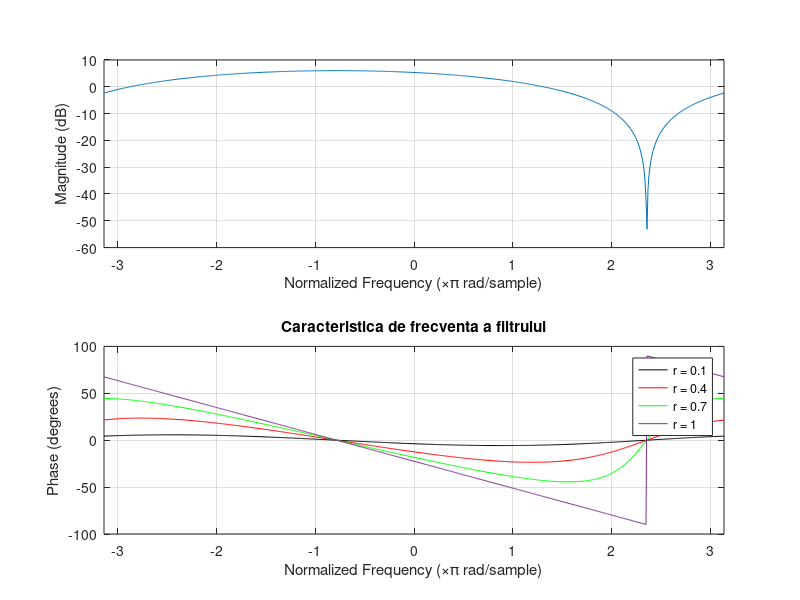
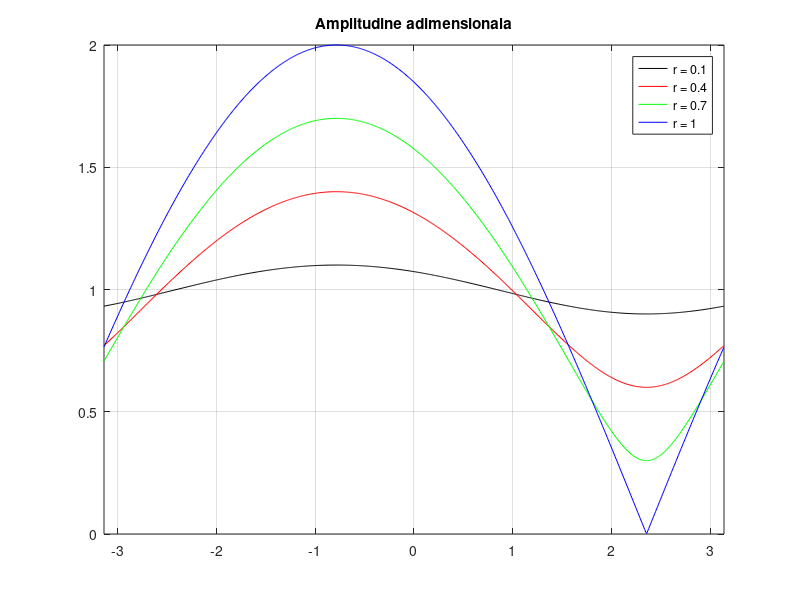
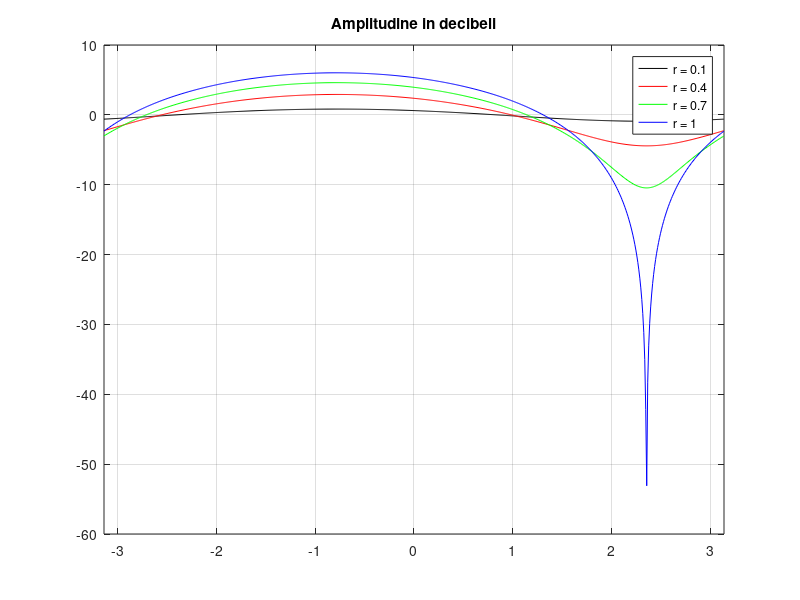
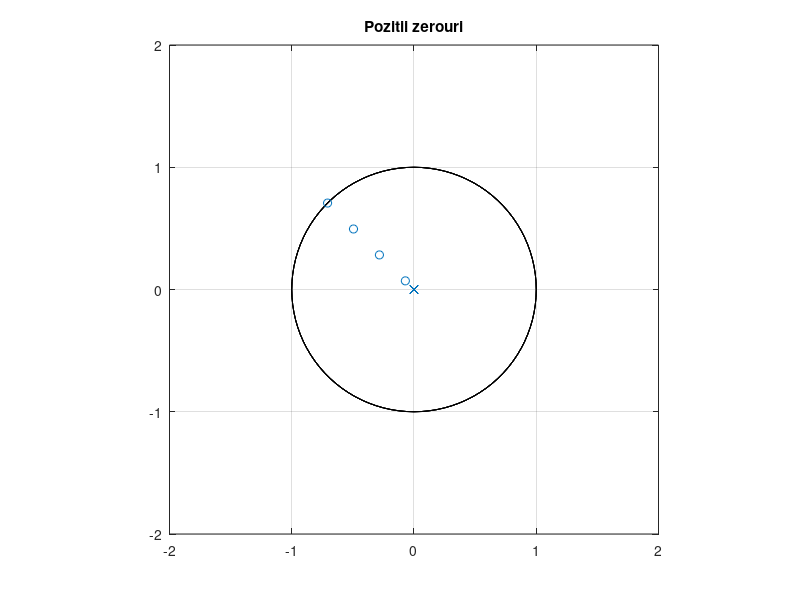

MATLAB code for these plots, in order:
%teta = pi/3;
teta = (3*pi)/4;
%Valorile lui r din intervalul [0,1]
r1 = 0.1;
r2 = 0.4;
r3 = 0.7;
r4 = 1;

w = -pi:0.01:pi;

b1 = [1 -r1*exp(j*teta)];
b2 = [1 -r2*exp(j*teta)];
b3 = [1 -r3*exp(j*teta)];
b4 = [1 -r4*exp(j*teta)];

H1 = freqz(b1, 1, w);
H2 = freqz(b2, 1, w);
H3 = freqz(b3, 1, w);
H4 = freqz(b4, 1, w);

%Caracteristica de frecventa a filtrului 
figure(1);
freqz(b1,1,w);
hold on;
freqz(b2,1,w);
hold on;
freqz(b3,1,w);
hold on;
freqz(b4,1,w);
hold on;
lines = findall(gcf,'type','line');
set(lines(4),'color','black')
set(lines(3),'color','red')
set(lines(2),'color','green')
legend('r = 0.1','r = 0.4','r = 0.7', 'r = 1');
title('Caracteristica de frecventa a filtrului');

%Amplitudine adimensionala
figure(2);
plot(w,abs(H1),'k');
xlim([-pi pi]);
hold on;
plot(w,abs(H2),'r');
xlim([-pi pi]);
hold on;
plot(w,abs(H3),'g');
xlim([-pi pi]);
hold on;
plot(w,abs(H4),'b');
xlim([-pi pi]);
hold on;
grid on;
legend('r = 0.1','r = 0.4','r = 0.7', 'r = 1');
title('Amplitudine adimensionala');

%Amplitudine in dB
figure(3);
plot(w,20*log10(abs(H1)),'k');
xlim([-pi pi]);
hold on;
plot(w,20*log10(abs(H2)),'r');
xlim([-pi pi]);
hold on;
plot(w,20*log10(abs(H3)),'g');
xlim([-pi pi]);
hold on;
plot(w,20*log10(abs(H4)),'b');
xlim([-pi pi]);
grid on;
legend('r = 0.1','r = 0.4','r = 0.7', 'r = 1');
title('Amplitudine in decibeli');

%Pozitiile zerourilor
figure(4);
zplane(b1, 1);
axis([-2,2,-2,2]);
hold on;
zplane(b2, 1);
axis([-2,2,-2,2]);
hold on;
zplane(b3, 1);
axis([-2,2,-2,2]);
hold on;
zplane(b4, 1);
axis([-2,2,-2,2]);
grid on;
title('Pozitii zerouri');

